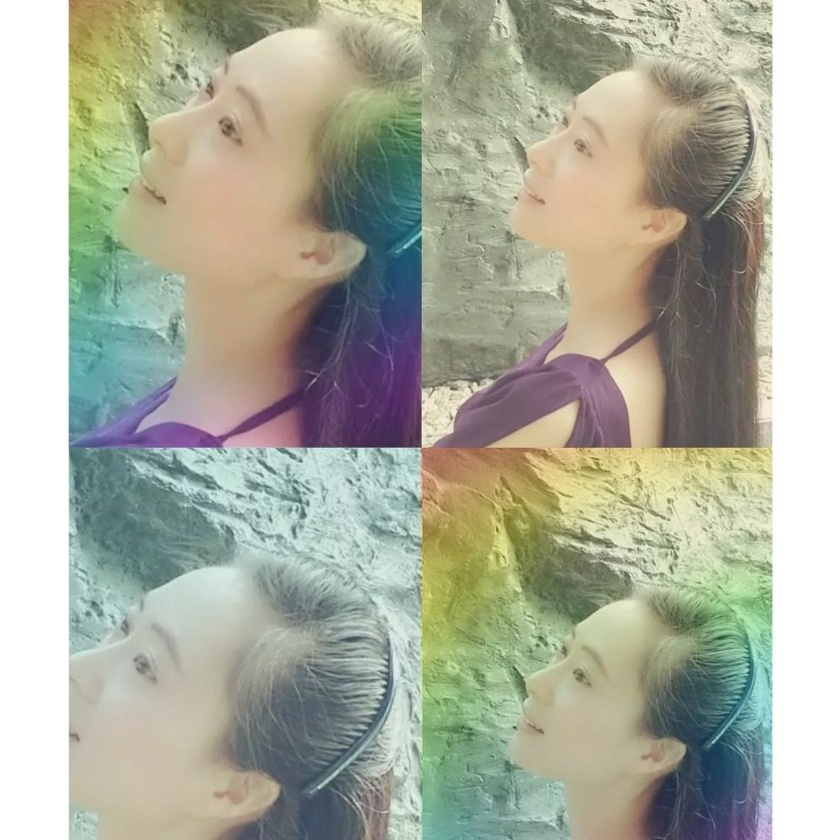
#> input picture Image/wei.jpg, 840 x 840 px, shrunk from 996 x 996 before the run
$ python 'main19_轮廓特征.py'
#> lines starting #> are read from the running program, lines starting #| are printed output that depends on the picture; after the words box and inside, x2 and y2 are one past the last pixel; in counts of white or black regions, pixels touching at a corner belong together
import numpy as np
import cv2

img = cv2.imread('./Image/wei.jpg',0)
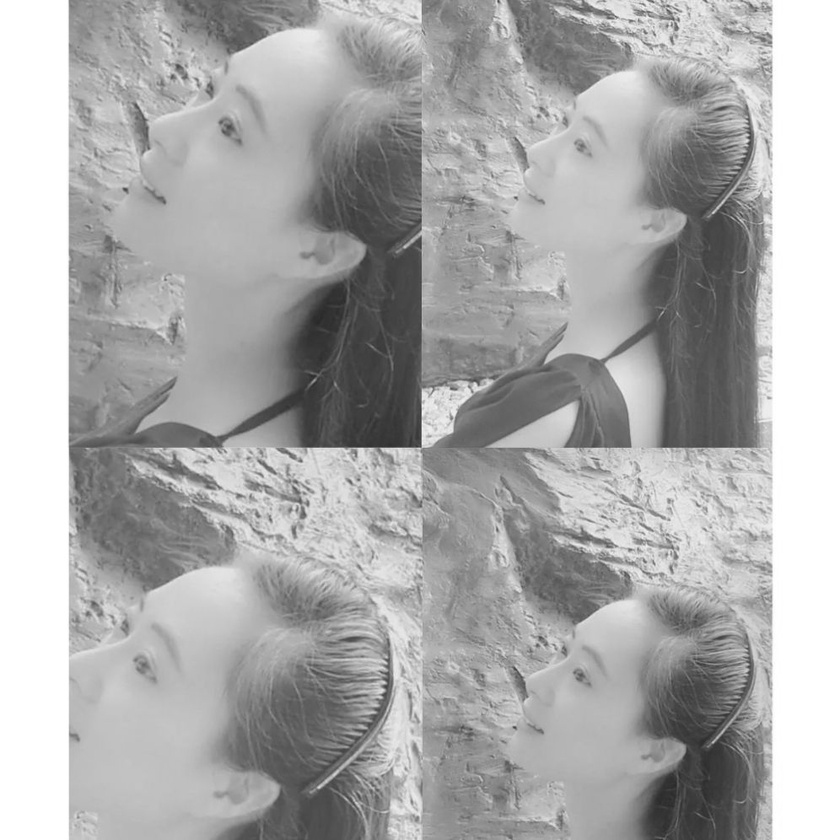
#> img: shape (840, 840); min 41, max 255, mean 171.4
ret,thresh = cv2.threshold(img,127,255,0)
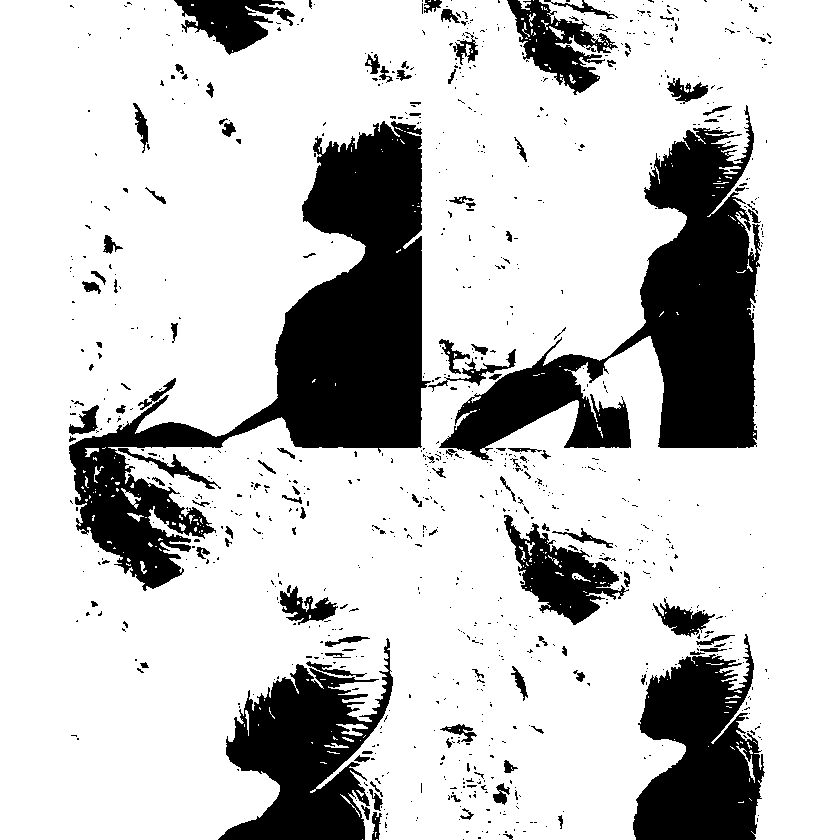
#> thresh: shape (840, 840); 78.4% white; 917 black regions (793 under 20 px)
contours,hierarchy=cv2.findContours(thresh,1,2)
#> contours = 1411 contours, 1230 with area under 20; largest, box (x1, y1, x2, y2) and area: (0, 0, 840, 840) 657376, (68, 120, 432, 592) 51766, (438, 104, 762, 462) 40206, (503, 514, 627, 626) 6031, (279, 585, 339, 626) 1188
cnt=contours[0]
#> cnt = [[376, 839], [377, 839]]
print(cnt)
#| [[[376 839]]
#|  [[377 839]]]
M=cv2.moments(cnt)
#> M = moments, m00 0
print(M)
#> (printed output is left out)

# 轮廓面积
area=cv2.contourArea(cnt)
#> area = 0
print(area)
#| 0.0

# 轮廓周长
perimeter = cv2.arcLength(cnt,True)
#> perimeter = 2
print(perimeter)
#| 2.0

x,y,w,h=cv2.boundingRect(cnt)
#> x = 376; y = 839; w = 2; h = 1
img=cv2.rectangle(img,(x,y),(x+w,y+h),(0,255,0),2)
#> img: shape (840, 840); under 0.01% of pixels changed, all inside (x1, y1, x2, y2) = (375, 838, 380, 840)
cv2.imshow('img', img)

# 直线拟合
rows,cols = img.shape[:2]
#> rows = 840; cols = 840
[vx,vy,x,y]=cv2.fitLine(cnt,cv2.DIST_L2,0,0.01,0.01)
#> vx = [1]; vy = [0]; x = [376.5]; y = [839]
lefty=int((x*vy/vx)+y)
#> lefty = 839
righty=int(((cols-x)*vy/vx)+y)
#> righty = 839
img2 = cv2.line(img,(cols-1,righty),(0,lefty),(0,255,0),2)
cv2.imshow('img2', img2)

cv2.waitKey(0)
cv2.destroyAllWindows()
